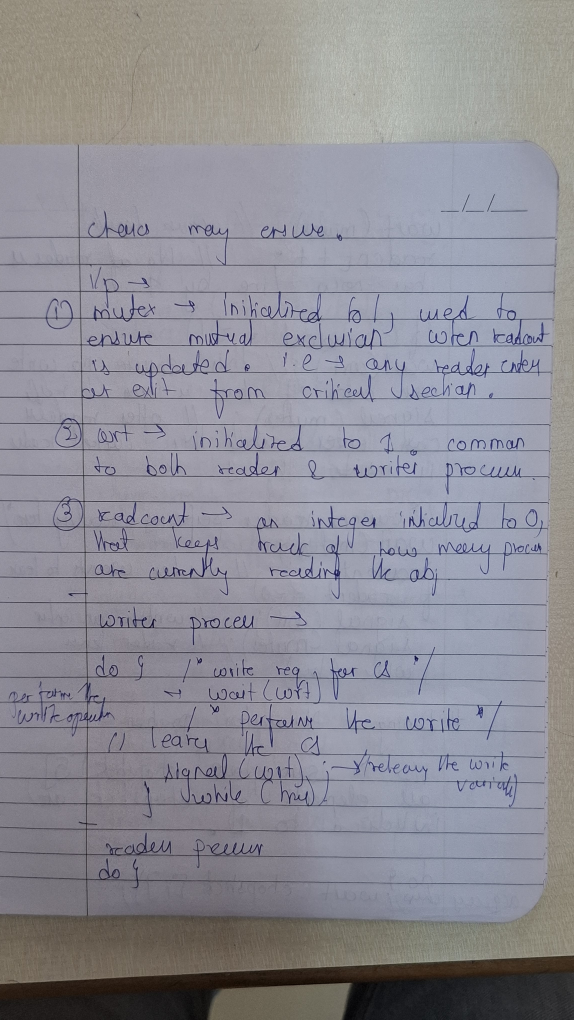
#> input picture data/ZERO DCE DATASET/20260326_111407.jpg, 2296 x 4080 px (shown at 1/4 size)
$ python -i preprocessing.py   (imports and definitions only)
#> lines starting #> are read from the running program, lines starting #| are printed output that depends on the picture; after the words box and inside, x2 and y2 are one past the last pixel; in counts of white or black regions, pixels touching at a corner belong together
#> further down, picture is the input picture: shape (4080, 2296, 3); mean B, G, R 148.9, 140.7, 141.3
#!/usr/bin/env python3
import argparse
import logging
import os
import sys
import shutil
from functools import partial
from multiprocessing import Pool, cpu_count
from pathlib import Path
import cv2
import numpy as np
from tqdm import tqdm

# [1 line not run here, left out]
logger = logging.getLogger(__name__)

SUPPORTED_EXTENSIONS = {".jpg", ".jpeg", ".png", ".bmp"}

def load_image(image_path):
    return cv2.imread(str(image_path), cv2.IMREAD_COLOR)

def _compute_skew_angle(gray):
    _, binary = cv2.threshold(gray, 0, 255, cv2.THRESH_BINARY_INV + cv2.THRESH_OTSU)
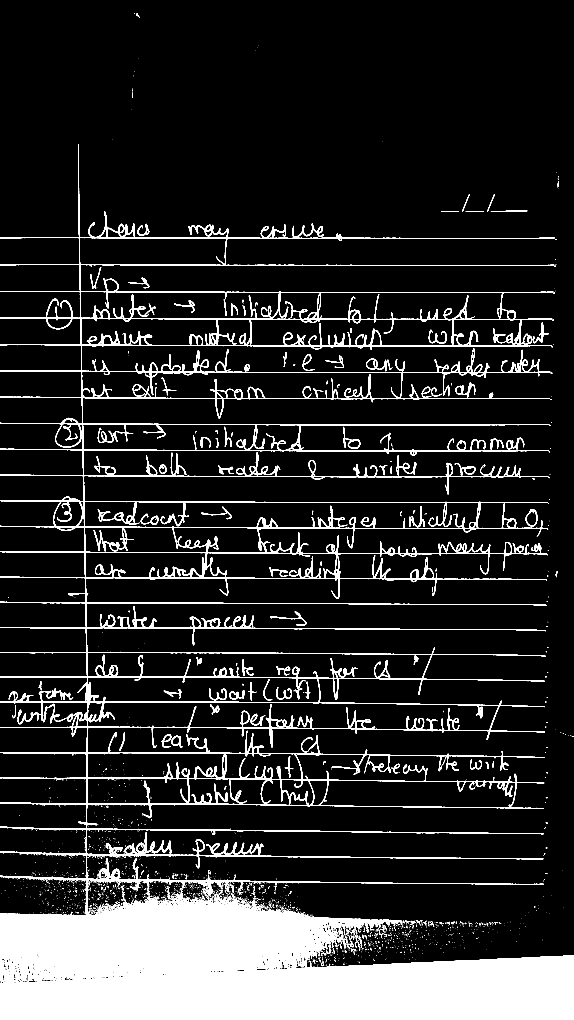
#> binary: shape (4080, 2296) (shown at 1/4 size); 13.1% white; 2866 white regions (2600 under 20 px), largest, box (x1, y1, x2, y2) and area: (0, 578, 2296, 4080) 1160517, (374, 2112, 535, 2205) 2614, (1464, 1434, 1570, 1485) 1217
    best_angle, best_score = 0.0, -1.0
    h, w = binary.shape
#> h = 4080; w = 2296
    cx, cy = w // 2, h // 2
#> cx = 1148; cy = 2040
    for angle in np.arange(-10.0, 10.5, 0.5):
        M = cv2.getRotationMatrix2D((cx, cy), float(angle), 1.0)
        rotated = cv2.warpAffine(binary, M, (w, h), flags=cv2.INTER_NEAREST, borderMode=cv2.BORDER_CONSTANT, borderValue=0)
        score = float(np.var(rotated.sum(axis=1)))
        if score > best_score:
            best_score, best_angle = score, angle
#> this loop made 41 passes
#> (best_score, best_angle) on passes 1 to 12: (7.45e+09, -10), (7.85e+09, -9.5), (8.27e+09, -9), (8.73e+09, -8.5), (9.22e+09, -8), (9.74e+09, -7.5), (1.03e+10, -7), (1.08e+10, -6.5), (1.14e+10, -6), (1.2e+10, -5.5), (1.27e+10, -5), (1.33e+10, -4.5)
#> score on passes 22 to 27: 2.06e+10, 1.91e+10, 1.83e+10, 1.78e+10, 1.73e+10, 1.69e+10
#> pass 1, in _compute_skew_angle, `rotated = cv2.warpAffine(binary, M, (w, h), flags=cv2.INTER_NEAREST, b..`:
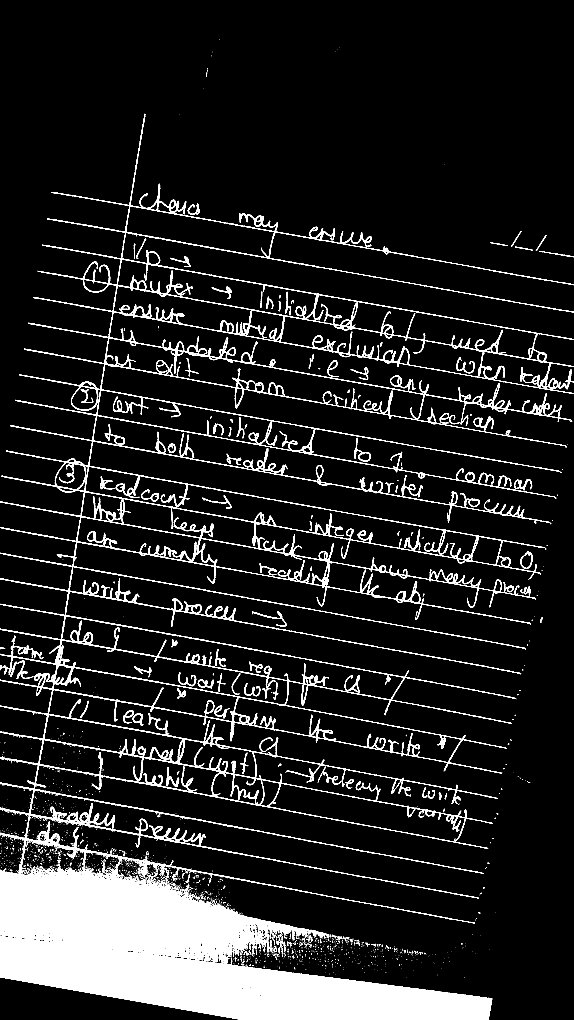
#> rotated: shape (4080, 2296) (shown at 1/4 size); 10.8% white; 2611 white regions (2350 under 20 px), largest, box (x1, y1, x2, y2) and area: (0, 455, 2296, 4080) 949099, (372, 1985, 524, 2091) 2611, (1560, 1502, 1663, 1562) 1217
#> pass 2, in _compute_skew_angle, `rotated = cv2.warpAffine(binary, M, (w, h), flags=cv2.INTER_NEAREST, b..`:
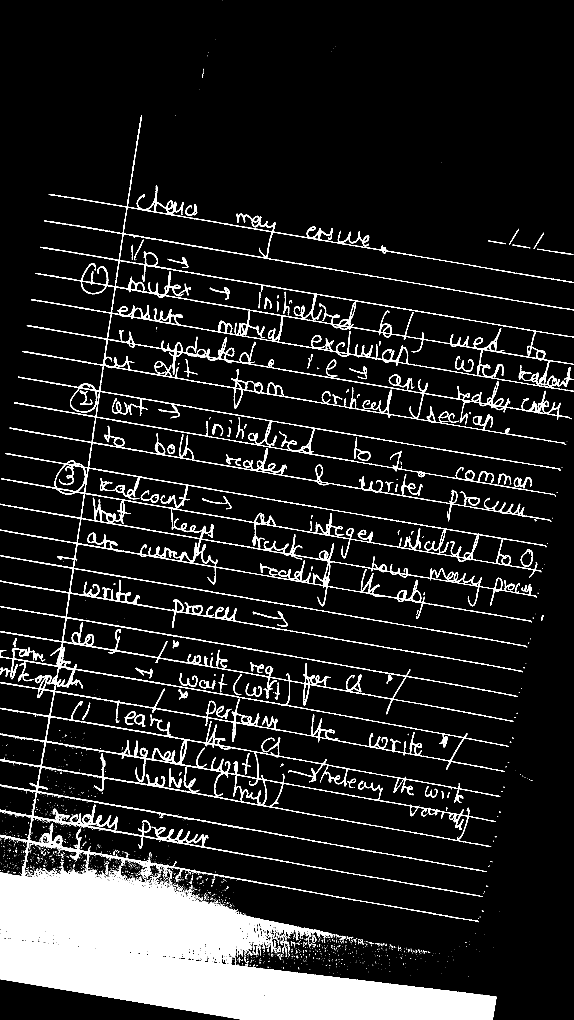
#> rotated: shape (4080, 2296) (shown at 1/4 size); 10.9% white; 2598 white regions (2341 under 20 px), largest, box (x1, y1, x2, y2) and area: (0, 460, 2296, 4080) 959881, (371, 1991, 524, 2097) 2618, (1555, 1498, 1658, 1558) 1217
#> pass 3, in _compute_skew_angle, `rotated = cv2.warpAffine(binary, M, (w, h), flags=cv2.INTER_NEAREST, b..`:
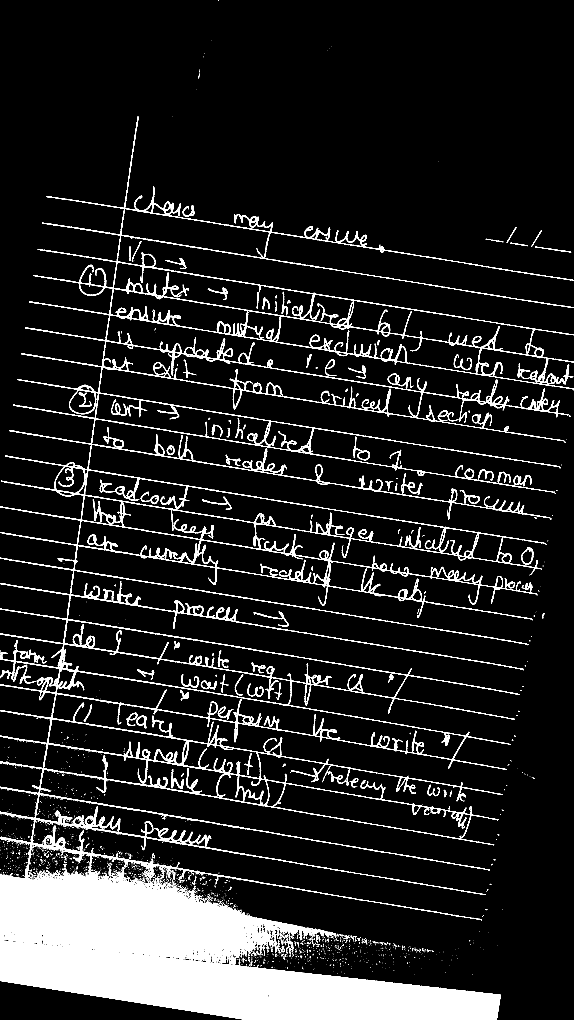
#> rotated: shape (4080, 2296) (shown at 1/4 size); 11.1% white; 2616 white regions (2356 under 20 px), largest, box (x1, y1, x2, y2) and area: (0, 465, 2296, 4080) 969119, (371, 1998, 524, 2102) 2617, (1551, 1494, 1654, 1554) 1214
#> after the loop, best_angle = 0; best_score = 2.11e+10
    return best_angle

def deskew_image(image):
    gray = cv2.cvtColor(image, cv2.COLOR_BGR2GRAY)
    angle = _compute_skew_angle(gray)
#> angle = 0
    if abs(angle) < 0.3: return image
    h, w = image.shape[:2]
    M = cv2.getRotationMatrix2D((w // 2, h // 2), angle, 1.0)
    return cv2.warpAffine(image, M, (w, h), flags=cv2.INTER_CUBIC, borderMode=cv2.BORDER_CONSTANT, borderValue=(255, 255, 255))

def enhance_brightness_contrast(image, clip_limit=1.5):
#> called with clip_limit = 1.5
    lab = cv2.cvtColor(image, cv2.COLOR_BGR2LAB)
#> lab: shape (4080, 2296, 3); mean of channels 0, 1, 2 149.2, 130, 123.8
    l, a, b = cv2.split(lab)
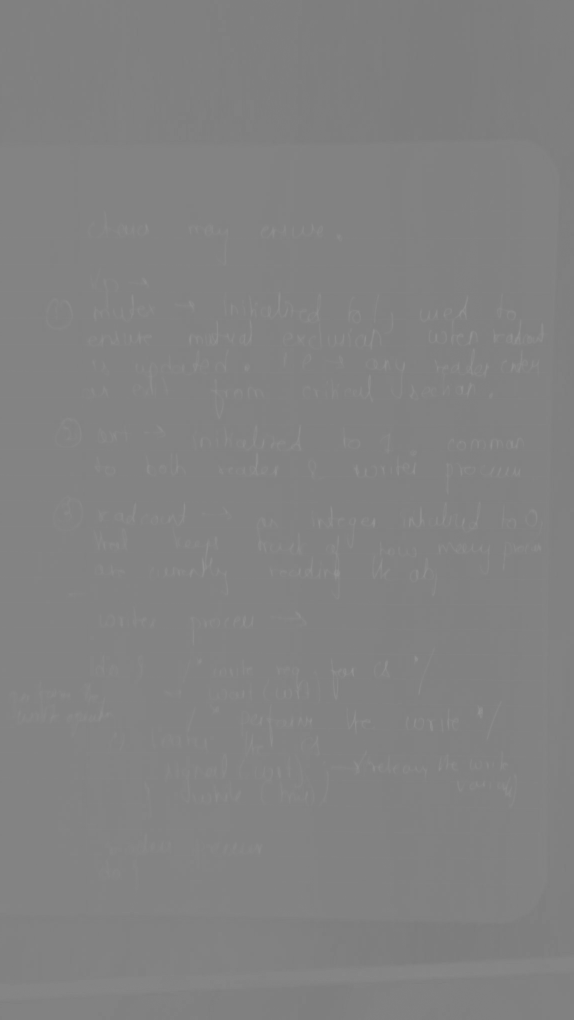
#> a: shape (4080, 2296) (shown at 1/4 size); min 123, max 150, mean 130
    clahe = cv2.createCLAHE(clipLimit=clip_limit, tileGridSize=(8, 8))
    lab_enhanced = cv2.merge([clahe.apply(l), a, b])
#> lab_enhanced: shape (4080, 2296, 3); mean of channels 0, 1, 2 151.9, 130, 123.8
    return cv2.cvtColor(lab_enhanced, cv2.COLOR_LAB2BGR)

def clean_background(image):
    # Tight settings (d=3) to prevent blurring
    return cv2.bilateralFilter(image, d=3, sigmaColor=10, sigmaSpace=10)

def sharpen_image(image, sigma=0.5, strength=1.2):
#> called with sigma = 0.5, strength = 1.2
    ksize = int(6 * sigma + 1) | 1
    blurred = cv2.GaussianBlur(image, (ksize, ksize), sigma)
    return cv2.addWeighted(image, 1.0 + strength, blurred, -strength, 0)

def letterbox_resize(image, target_size):
#> called with target_size = 512
    h, w = image.shape[:2]
#> h = 4080; w = 2296
    scale = target_size / max(h, w)
#> scale = 0.125
    new_h, new_w = int(round(h * scale)), int(round(w * scale))
#> new_h = 512; new_w = 288
    # INTER_LANCZOS4 maintains highest edge sharpess for text
    resized = cv2.resize(image, (new_w, new_h), interpolation=cv2.INTER_LANCZOS4)
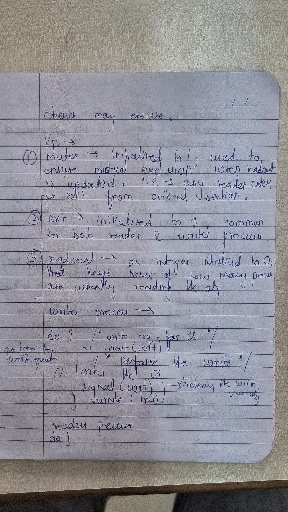
#> resized: shape (512, 288, 3); mean B, G, R 151.8, 143.7, 144.2
    canvas = np.zeros((target_size, target_size, 3), dtype=np.uint8)
    pad_y, pad_x = (target_size - new_h)//2, (target_size - new_w)//2
#> pad_y = 0; pad_x = 112
    canvas[pad_y:pad_y + new_h, pad_x:pad_x + new_w] = resized
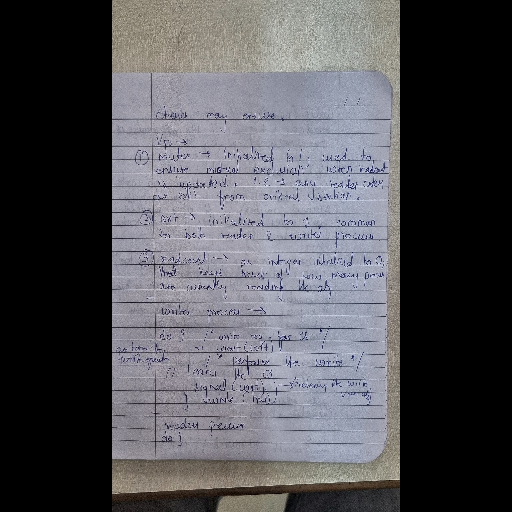
#> canvas: shape (512, 512, 3); mean B, G, R 85.4, 80.8, 81.1
    return canvas

def preprocess_image(image, target_size=512):
    image = deskew_image(image)
    image = enhance_brightness_contrast(image)
    image = clean_background(image)
    image = sharpen_image(image)
    image = letterbox_resize(image, target_size)
    return image.astype(np.float32) / 255.0
#> returned value: shape (512, 512, 3) float32

# [42 lines left out: functions _worker, main, not called in this run]

# [2 lines not run here, left out]

>>> import cv2
>>> picture = cv2.imread('ZERO DCE DATASET/20260326_111407.jpg')
>>> result = preprocess_image(picture)

$ run again, on data/ZERO DCE DATASET/IMG-20260328-WA0038.jpg
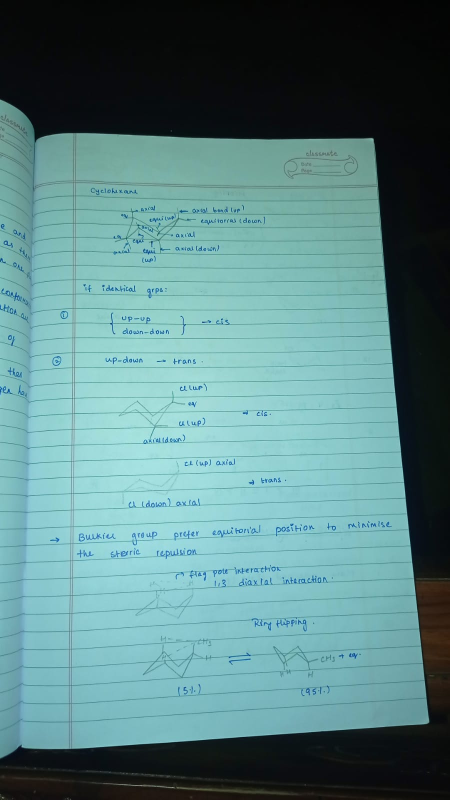
#> input picture data/ZERO DCE DATASET/IMG-20260328-WA0038.jpg, 899 x 1599 px (shown at 1/2 size)
#> picture is the input picture: shape (1599, 899, 3); mean B, G, R 132.4, 131.7, 90.6
#> in _compute_skew_angle, `_, binary = cv2.threshold(gray, 0, 255, cv2.THRESH_BINARY_INV + cv2.TH..`:
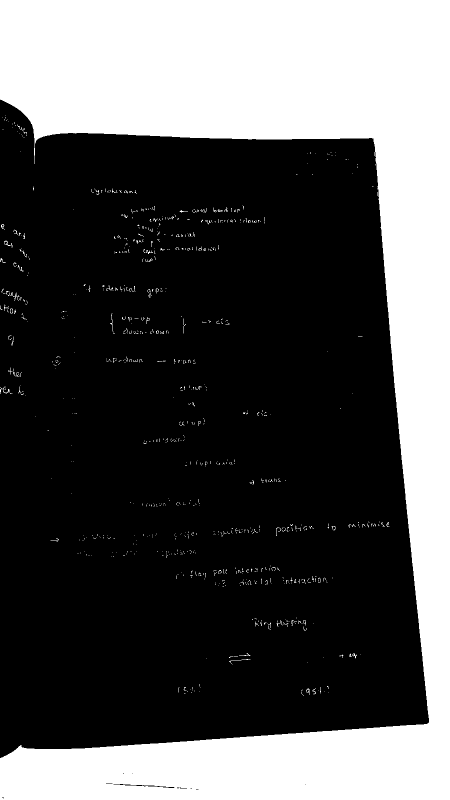
#> binary: shape (1599, 899) (shown at 1/2 size); 33% white; 910 white regions (862 under 20 px), largest, box (x1, y1, x2, y2) and area: (0, 0, 899, 1599) 469485, (8, 481, 25, 495) 59, (21, 584, 34, 602) 53
#> the loop in _compute_skew_angle, `for angle in np.arange(-10.0, 10.5, 0.5):` made 41 passes
#> (best_score, best_angle) on passes 1 to 8: (4.16e+09, -10), (4.3e+09, -9.5), (4.44e+09, -9), (4.58e+09, -8.5), (4.73e+09, -8), (4.88e+09, -7.5), (5.04e+09, -7), (5.2e+09, -6.5)
#> after the loop in _compute_skew_angle, `for angle in np.arange(-10.0, 10.5, 0.5):`: best_angle = 0; best_score = 7.23e+09
#> angle = 0
#> lab: shape (1599, 899, 3); mean of channels 0, 1, 2 128.3, 115.1, 123.5
#> lab_enhanced: shape (1599, 899, 3); mean of channels 0, 1, 2 128.4, 115.1, 123.5
#> in letterbox_resize, `canvas[pad_y:pad_y + new_h, pad_x:pad_x + new_w] = resized`:
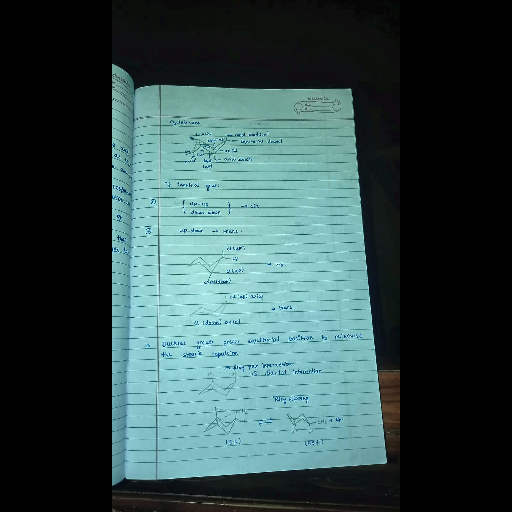
#> canvas: shape (512, 512, 3); mean B, G, R 74.5, 74.2, 51.1

$ run again, on data/ZERO DCE DATASET/IMG-20260328-WA0039.jpg
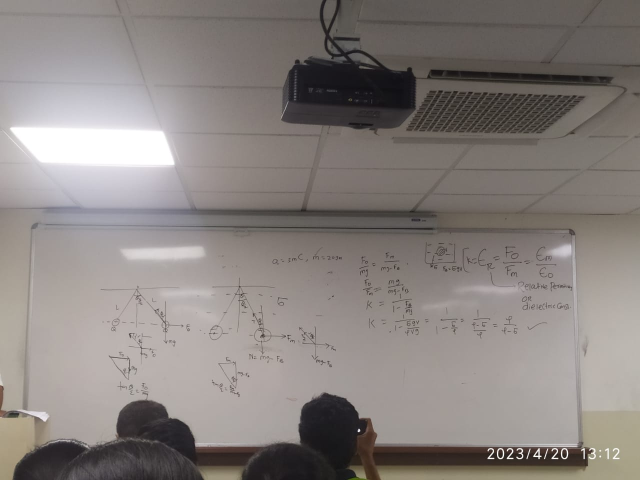
#> input picture data/ZERO DCE DATASET/IMG-20260328-WA0039.jpg, 1280 x 960 px (shown at 1/2 size)
#> picture is the input picture: shape (960, 1280, 3); mean B, G, R 127.2, 130.4, 136.9
#> in _compute_skew_angle, `_, binary = cv2.threshold(gray, 0, 255, cv2.THRESH_BINARY_INV + cv2.TH..`:
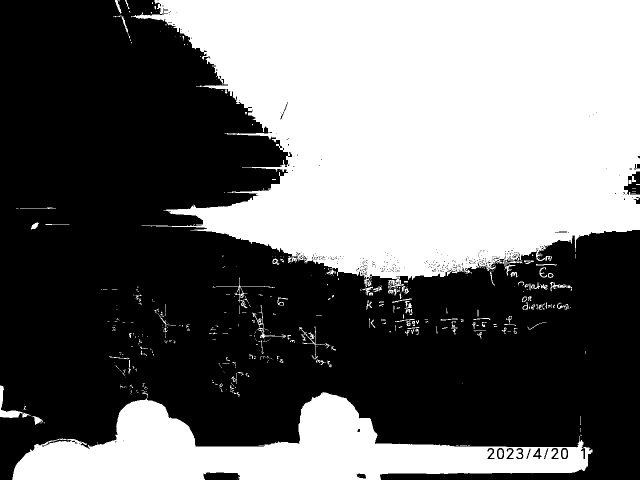
#> binary: shape (960, 1280) (shown at 1/2 size); 43% white; 506 white regions (391 under 20 px), largest, box (x1, y1, x2, y2) and area: (262, 0, 1280, 578) 423888, (24, 784, 1185, 960) 94453, (0, 771, 62, 836) 875
#> the loop in _compute_skew_angle, `for angle in np.arange(-10.0, 10.5, 0.5):` made 41 passes
#> (best_score, best_angle) on passes 1 to 8: (4.9e+09, -10), (5.02e+09, -9.5), (5.14e+09, -9), (5.27e+09, -8.5), (5.4e+09, -8), (5.54e+09, -7.5), (5.69e+09, -7), (5.85e+09, -6.5)
#> after the loop in _compute_skew_angle, `for angle in np.arange(-10.0, 10.5, 0.5):`: best_angle = 0; best_score = 8.98e+09
#> angle = 0
#> lab: shape (960, 1280, 3); mean of channels 0, 1, 2 138.7, 129.9, 130.7
#> lab_enhanced: shape (960, 1280, 3); mean of channels 0, 1, 2 143.3, 129.9, 130.7
#> in letterbox_resize, `canvas[pad_y:pad_y + new_h, pad_x:pad_x + new_w] = resized`:
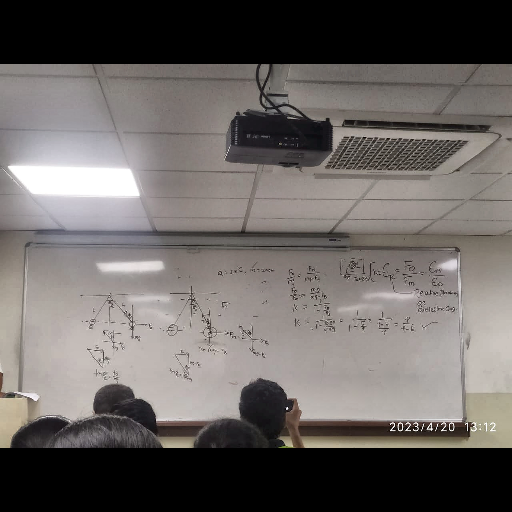
#> canvas: shape (512, 512, 3); mean B, G, R 98.7, 101.3, 106

$ run again, on data/ZERO DCE DATASET/IMG-20260328-WA0043.jpg
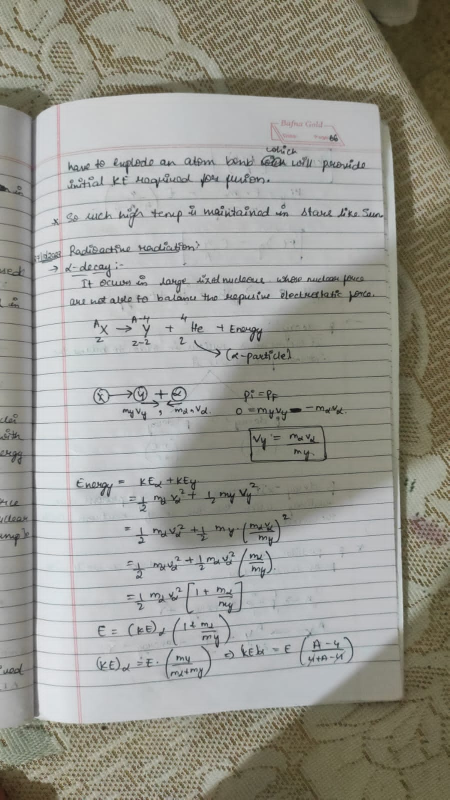
#> input picture data/ZERO DCE DATASET/IMG-20260328-WA0043.jpg, 899 x 1599 px (shown at 1/2 size)
#> picture is the input picture: shape (1599, 899, 3); mean B, G, R 144.2, 152, 152.7
#> binary: shape (1599, 899); 46.3% white; 1320 white regions (853 under 20 px), largest, box (x1, y1, x2, y2) and area: (0, 0, 899, 1599) 585944, (106, 1441, 288, 1526) 4565, (197, 1162, 782, 1243) 2578
#> the loop in _compute_skew_angle, `for angle in np.arange(-10.0, 10.5, 0.5):` made 41 passes
#> (best_score, best_angle) on passes 1, 10, 11, 12, 16, 17, 18, 19: (2.15e+09, -10), (2.16e+09, -5.5), (2.17e+09, -5), (2.17e+09, -4.5), (2.18e+09, -2.5), (2.21e+09, -2), (2.23e+09, -1.5), (2.25e+09, -1)
#> after the loop in _compute_skew_angle, `for angle in np.arange(-10.0, 10.5, 0.5):`: best_angle = 0; best_score = 2.26e+09
#> angle = 0
#> lab: shape (1599, 899, 3); mean of channels 0, 1, 2 158.9, 126.9, 132.5
#> lab_enhanced: shape (1599, 899, 3); mean of channels 0, 1, 2 158.9, 126.9, 132.5
#> in letterbox_resize, `canvas[pad_y:pad_y + new_h, pad_x:pad_x + new_w] = resized`:
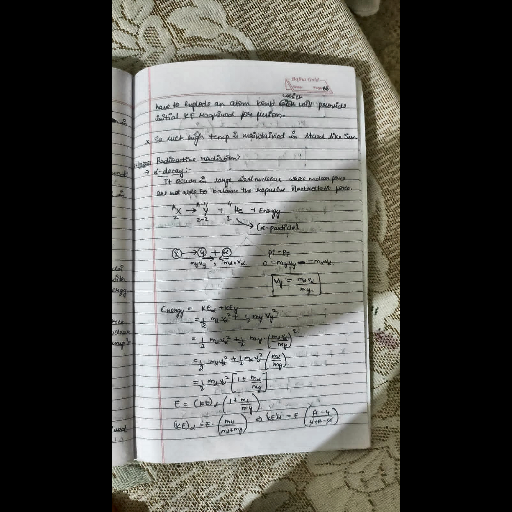
#> canvas: shape (512, 512, 3); mean B, G, R 81.5, 85.9, 86.2
